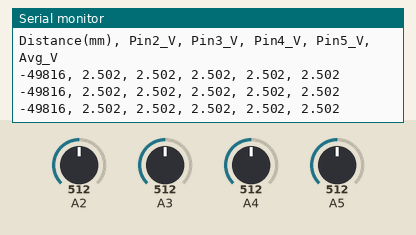
This sketch was run on a simulated Arduino Uno, built with avr-gcc and run on an emulated ATmega328P. Shown: the last lines printed to the serial monitor. Inputs (shaded band) come from the test bench; at power-on: A2 = 512, A3 = 512, A4 = 512, A5 = 512.

Above: at 1.3 s.
1.4 s: A2 set to 716
At 1.9 s:
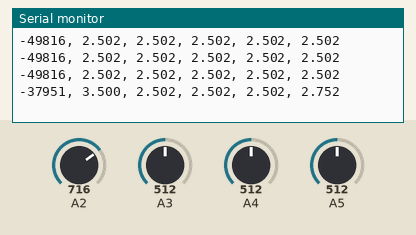
2.9 s: A3 set to 716
At 3.4 s:
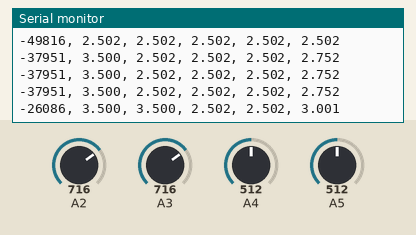
4.4 s: A4 set to 716
At 4.9 s:
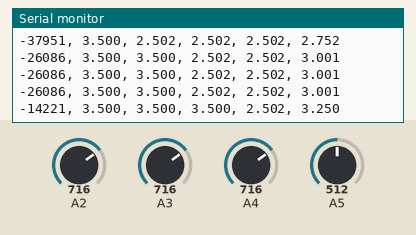
5.9 s: A5 set to 716
At 6.5 s:
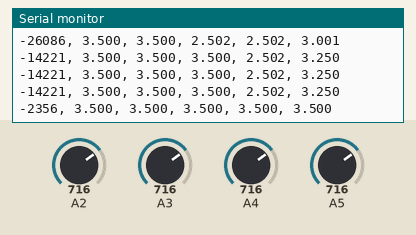
7.4 s: A2 set to 992
At 8.0 s:
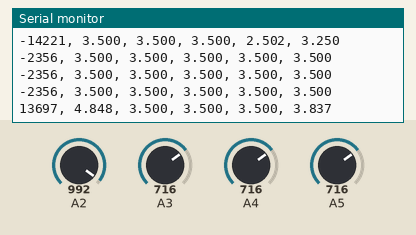
8.9 s: A3 set to 992
At 9.5 s:
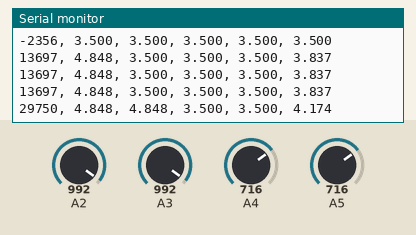
Timing chart, 0 to 11.4 s (numbered marks = the images above; inputs shaded):
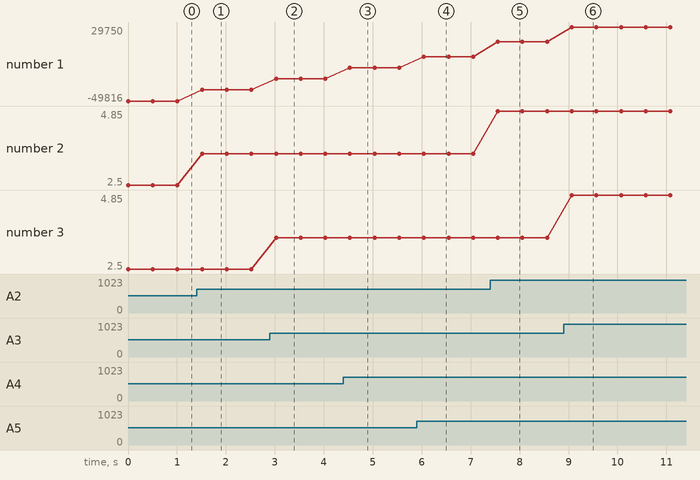

Measured:
- after the input at 1.4 s, the serial monitor: prints a new line after 0.11 s (image 1)
- after the input at 2.9 s, the serial monitor: prints a new line after 0.12 s (image 2)
- after the input at 4.4 s, the serial monitor: prints a new line after 0.13 s (image 3)
- after the input at 5.9 s, the serial monitor: prints a new line after 0.14 s (image 4)
- after the input at 7.4 s, the serial monitor: prints a new line after 0.16 s (image 5)
- after the input at 8.9 s, the serial monitor: prints a new line after 0.17 s (image 6)
- plotted number 1: -49816 → -37951 after the input at 1.4 s, -37951 → -26086 after the input at 2.9 s, -26086 → -14221 after the input at 4.4 s, -14221 → -2356 after the input at 5.9 s, -2356 → 13697 after the input at 7.4 s
- plotted number 2: 2.5 → 3.5 after the input at 1.4 s, 3.5 → 4.85 after the input at 7.4 s

The sketch:

DistanceDecoder.ino
```cpp
/*
 * Makita LD050P Distance Decoder - Reverse Engineered
 * Reads FPC pins and calculates distance based on voltage patterns
 */

int pins[4] = {2, 3, 4, 5};

void setup() {
  Serial.begin(115200);

  for(int i = 0; i < 4; i++) {
    pinMode(pins[i], INPUT_PULLUP);
  }

  Serial.println("Makita LD050P Distance Decoder Ready");
  Serial.println("Distance(mm), Pin2_V, Pin3_V, Pin4_V, Pin5_V, Avg_V");
}

float calculateDistance(float avgVoltage) {
  // Linear regression formula based on analysis:
  // Distance = (avgVoltage - 3.5486) / 0.000021
  // Simplified and calibrated:
  return (avgVoltage - 3.549) * 47600;
}

float getDistance() {
  float voltages[4];
  float sum = 0;

  // Read all 4 pins multiple times for stability
  for(int sample = 0; sample < 10; sample++) {
    for(int i = 0; i < 4; i++) {
      int analogVal = analogRead(pins[i]);
      voltages[i] = analogVal * (5.0 / 1023.0);
      sum += voltages[i];
    }
    delay(10);
  }

  float avgVoltage = sum / 40.0; // 10 samples * 4 pins
  return calculateDistance(avgVoltage);
}

void loop() {
  float voltages[4];
  float sum = 0;

  // Read current voltages
  for(int i = 0; i < 4; i++) {
    int analogVal = analogRead(pins[i]);
    voltages[i] = analogVal * (5.0 / 1023.0);
    sum += voltages[i];
  }

  float avgVoltage = sum / 4.0;
  float distance = calculateDistance(avgVoltage);

  // Output results
  Serial.print(distance, 0);
  Serial.print(", ");
  Serial.print(voltages[0], 3);
  Serial.print(", ");
  Serial.print(voltages[1], 3);
  Serial.print(", ");
  Serial.print(voltages[2], 3);
  Serial.print(", ");
  Serial.print(voltages[3], 3);
  Serial.print(", ");
  Serial.println(avgVoltage, 3);

  delay(500);
}
```
